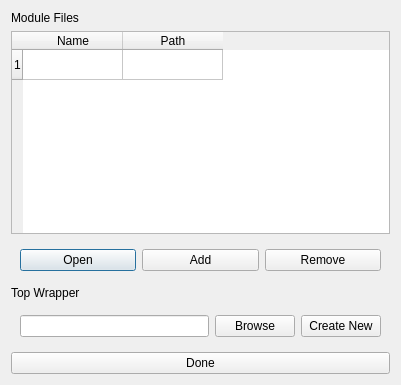
<?xml version="1.0" encoding="UTF-8"?>
<ui version="4.0">
 <class>FileSelectDialog</class>
 <widget class="QDialog" name="FileSelectDialog">
  <property name="geometry">
   <rect>
    <x>0</x>
    <y>0</y>
    <width>401</width>
    <height>385</height>
   </rect>
  </property>
  <property name="windowTitle">
   <string>Dialog</string>
  </property>
  <layout class="QGridLayout" name="gridLayout">
   <item row="2" column="0">
    <widget class="QFrame" name="frame">
     <property name="frameShape">
      <enum>QFrame::NoFrame</enum>
     </property>
     <property name="frameShadow">
      <enum>QFrame::Raised</enum>
     </property>
     <layout class="QHBoxLayout" name="horizontalLayout">
      <item>
       <widget class="QPushButton" name="openModuleButton">
        <property name="text">
         <string>Open</string>
        </property>
       </widget>
      </item>
      <item>
       <widget class="QPushButton" name="addModuleButton">
        <property name="text">
         <string>Add</string>
        </property>
       </widget>
      </item>
      <item>
       <widget class="QPushButton" name="removeModuleButton">
        <property name="text">
         <string>Remove</string>
        </property>
       </widget>
      </item>
     </layout>
    </widget>
   </item>
   <item row="0" column="0">
    <widget class="QLabel" name="label">
     <property name="text">
      <string>Module Files</string>
     </property>
    </widget>
   </item>
   <item row="1" column="0">
    <widget class="QTableWidget" name="modulesTable">
     <property name="rowCount">
      <number>1</number>
     </property>
     <property name="columnCount">
      <number>2</number>
     </property>
     <row/>
     <column>
      <property name="text">
       <string>Name</string>
      </property>
     </column>
     <column>
      <property name="text">
       <string>Path</string>
      </property>
     </column>
    </widget>
   </item>
   <item row="3" column="0">
    <widget class="QLabel" name="label_2">
     <property name="text">
      <string>Top Wrapper</string>
     </property>
    </widget>
   </item>
   <item row="4" column="0">
    <widget class="QFrame" name="frame_2">
     <property name="frameShape">
      <enum>QFrame::NoFrame</enum>
     </property>
     <property name="frameShadow">
      <enum>QFrame::Raised</enum>
     </property>
     <layout class="QHBoxLayout" name="horizontalLayout_2">
      <item>
       <widget class="QLineEdit" name="topWrapperLineEdit"/>
      </item>
      <item>
       <widget class="QPushButton" name="topWrapperBrowseButton">
        <property name="text">
         <string>Browse</string>
        </property>
       </widget>
      </item>
      <item>
       <widget class="QPushButton" name="topWrapperCreateButton">
        <property name="text">
         <string>Create New</string>
        </property>
       </widget>
      </item>
     </layout>
    </widget>
   </item>
   <item row="5" column="0">
    <widget class="QPushButton" name="doneButton">
     <property name="text">
      <string>Done</string>
     </property>
    </widget>
   </item>
  </layout>
 </widget>
 <resources/>
 <connections/>
</ui>
